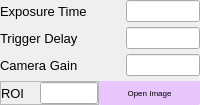
                <widget class="QWidget" name="cameraSetting_Page">
                 <property name="sizePolicy">
                  <sizepolicy hsizetype="Preferred" vsizetype="Preferred">
                   <horstretch>0</horstretch>
                   <verstretch>0</verstretch>
                  </sizepolicy>
                 </property>
                 <property name="maximumSize">
                  <size>
                   <width>16777215</width>
                   <height>16777200</height>
                  </size>
                 </property>
                 <property name="font">
                  <font>
                   <pointsize>6</pointsize>
                  </font>
                 </property>
                 <layout class="QGridLayout" name="gridLayout_6">
                  <property name="leftMargin">
                   <number>0</number>
                  </property>
                  <property name="topMargin">
                   <number>0</number>
                  </property>
                  <property name="rightMargin">
                   <number>0</number>
                  </property>
                  <property name="bottomMargin">
                   <number>0</number>
                  </property>
                  <property name="horizontalSpacing">
                   <number>0</number>
                  </property>
                  <property name="verticalSpacing">
                   <number>5</number>
                  </property>
                  <item row="3" column="0" alignment="Qt::AlignLeft">
                   <widget class="QFrame" name="roiFrame">
                    <property name="frameShape">
                     <enum>QFrame::StyledPanel</enum>
                    </property>
                    <property name="frameShadow">
                     <enum>QFrame::Raised</enum>
                    </property>
                    <layout class="QHBoxLayout" name="horizontalLayout_7">
                     <property name="spacing">
                      <number>15</number>
                     </property>
                     <property name="leftMargin">
                      <number>0</number>
                     </property>
                     <property name="topMargin">
                      <number>0</number>
                     </property>
                     <property name="rightMargin">
                      <number>0</number>
                     </property>
                     <property name="bottomMargin">
                      <number>0</number>
                     </property>
                     <item>
                      <widget class="QLabel" name="roiLabel">
                       <property name="maximumSize">
                        <size>
                         <width>37</width>
                         <height>16777215</height>
                        </size>
                       </property>
                       <property name="font">
                        <font>
                         <family>Arial</family>
                         <pointsize>10</pointsize>
                        </font>
                       </property>
                       <property name="text">
                        <string>ROI</string>
                       </property>
                      </widget>
                     </item>
                     <item alignment="Qt::AlignLeft">
                      <widget class="QLineEdit" name="roiEntry">
                       <property name="maximumSize">
                        <size>
                         <width>58</width>
                         <height>16777215</height>
                        </size>
                       </property>
                      </widget>
                     </item>
                    </layout>
                   </widget>
                  </item>
                  <item row="0" column="0">
                   <widget class="QLabel" name="exposureTime_Label">
                    <property name="font">
                     <font>
                      <family>Arial</family>
                      <pointsize>10</pointsize>
                     </font>
                    </property>
                    <property name="text">
                     <string>Exposure Time</string>
                    </property>
                   </widget>
                  </item>
                  <item row="2" column="1" alignment="Qt::AlignRight">
                   <widget class="QLineEdit" name="cameraGain_Entry">
                    <property name="maximumSize">
                     <size>
                      <width>75</width>
                      <height>16777215</height>
                     </size>
                    </property>
                   </widget>
                  </item>
                  <item row="1" column="1" alignment="Qt::AlignRight">
                   <widget class="QLineEdit" name="triggerDelay_Entry">
                    <property name="maximumSize">
                     <size>
                      <width>75</width>
                      <height>16777215</height>
                     </size>
                    </property>
                   </widget>
                  </item>
                  <item row="1" column="0">
                   <widget class="QLabel" name="triggerDelay_Label">
                    <property name="font">
                     <font>
                      <family>Arial</family>
                      <pointsize>10</pointsize>
                     </font>
                    </property>
                    <property name="text">
                     <string>Trigger Delay</string>
                    </property>
                   </widget>
                  </item>
                  <item row="0" column="1" alignment="Qt::AlignRight">
                   <widget class="QLineEdit" name="exposureTime_Entry">
                    <property name="maximumSize">
                     <size>
                      <width>75</width>
                      <height>16777215</height>
                     </size>
                    </property>
                   </widget>
                  </item>
                  <item row="2" column="0">
                   <widget class="QLabel" name="cameraGain_Label">
                    <property name="font">
                     <font>
                      <family>Arial</family>
                      <pointsize>10</pointsize>
                     </font>
                    </property>
                    <property name="text">
                     <string>Camera Gain</string>
                    </property>
                   </widget>
                  </item>
                  <item row="3" column="1">
                   <widget class="QPushButton" name="openImage_Button">
                    <property name="sizePolicy">
                     <sizepolicy hsizetype="Expanding" vsizetype="Fixed">
                      <horstretch>0</horstretch>
                      <verstretch>0</verstretch>
                     </sizepolicy>
                    </property>
                    <property name="maximumSize">
                     <size>
                      <width>107</width>
                      <height>25</height>
                     </size>
                    </property>
                    <property name="styleSheet">
                     <string notr="true">QPushButton{
	border-radius:2px;
	background-color: #E8C6FD;
}</string>
                    </property>
                    <property name="text">
                     <string>Open Image</string>
                    </property>
                   </widget>
                  </item>
                 </layout>
                </widget>
